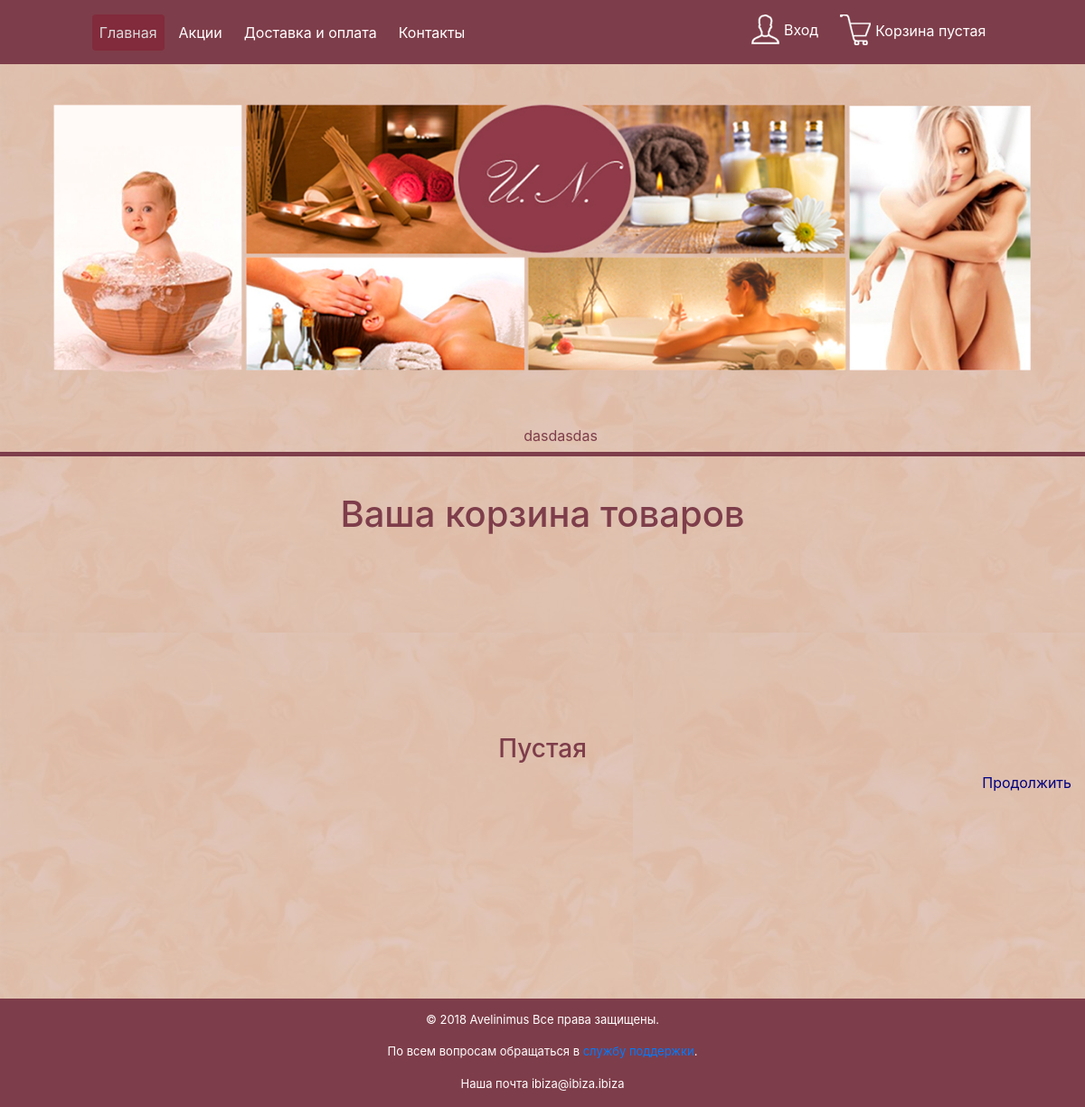
/ru/cart_detail/, run on an earlier commit of the app's database.
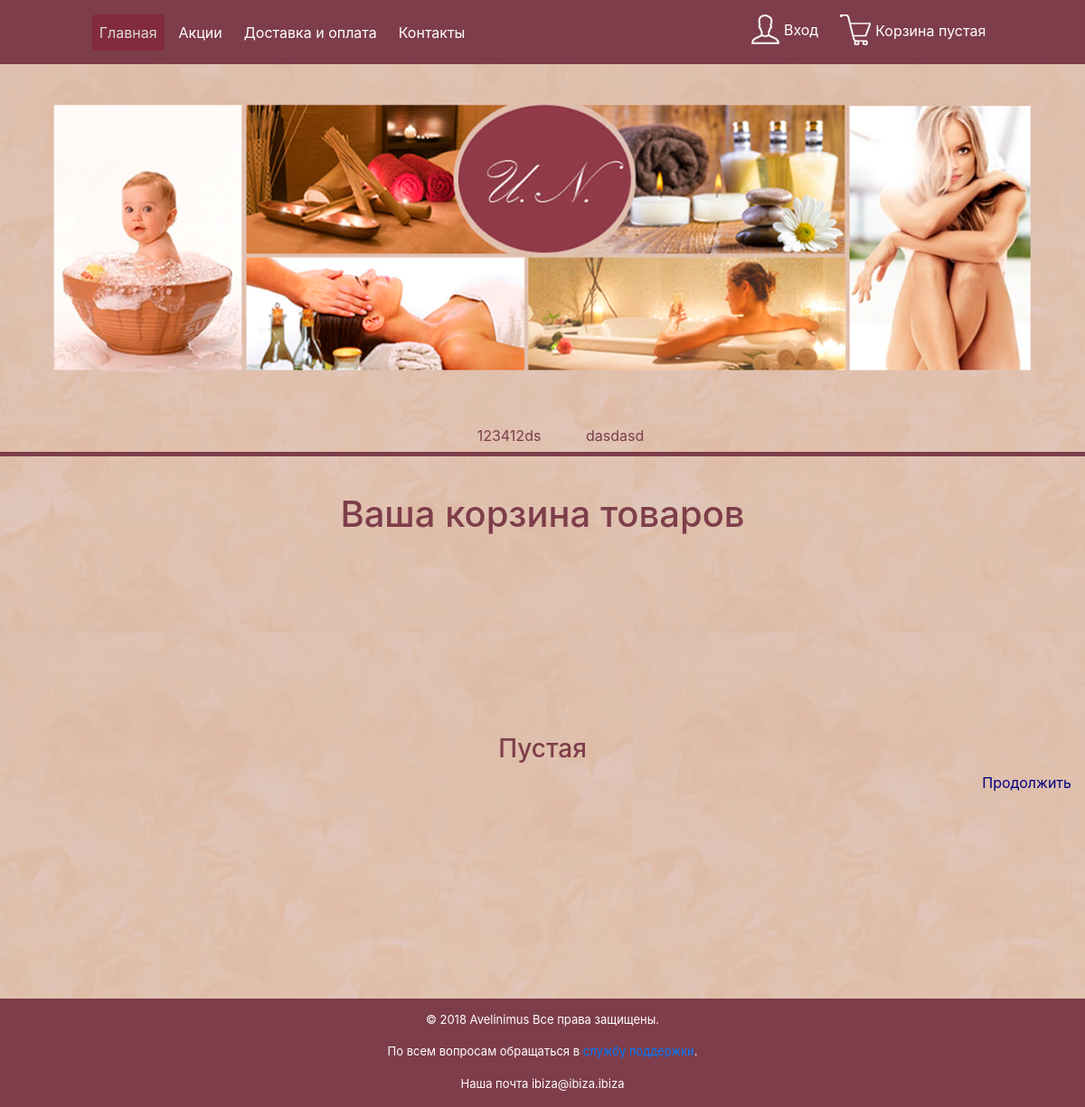
And on a later commit of the database.
### ru/models.py (models this page shows, shortened)
class Category(models.Model):
    class Meta:
        ordering = ['name']
        verbose_name = 'Категория'
        verbose_name_plural = 'Категории'
    name = models.CharField(max_length=100, db_index=True, verbose_name="Категория")
    slug = models.SlugField(max_length=200, db_index=True,
                            unique=True, help_text='Нужно использовать для создания "хороших" URL-ов')
    available = models.BooleanField(default=True, verbose_name="Отображать")
    def get_absolute_url(self):
        return reverse('ru:category_detail', args={self.slug})

### ru/views.py (the view)
def cart_detail(request):
    category_list = Category.objects.all()
    products_list = Products.objects.all()
    cart = Cart(request)
    for item in cart:
        item['update_quantity_form'] = CartAddProductForm(initial={
            'quantity': item['quantity'],
            'update': True
        })
    return render(request, 'ru/cart_detail.html', {
        'category_list': category_list,
        'products_list': products_list,
        'cart': cart
    })

### ru/cart.py (called while the page is built, shortened)
    def __iter__(self):
        product_ids = self.cart.keys()
        products = Products.objects.filter(id__in=product_ids)
        for product in products:
            self.cart[str(product.id)]['product'] = product

    def __len__(self):
        return sum(item['quantity'] for item in self.cart.values())

    def get_total_price(self):
        return sum(Decimal(item['price']) * item['quantity'] for item in self.cart.values())

    def get_total_discount(self):
        return sum(Decimal(item['price']) * item['quantity'] * Decimal(item['discount'])/100 for item in self.cart.values())

    def get_total_price_with_discount(self):
        return self.get_total_price() - self.get_total_discount()

### ru/context_processors.py (called while the page is built)
def cart(request):
    return {'cart': Cart(request)}

### templates/ru/cart_detail.html (shortened to what this page needs)
{% extends "ru/base.html" %}
    {% load static %}
{% block content %}
        <div class="col-12">
        <h1 style="color: #7e3d4a">Ваша корзина товаров</h1>
        </div>
        <div class="col-12">
            {% if not cart.get_total_price_with_discount == 0 %}
                <p>Общая цена всех товаров : {{ cart.get_total_price_with_discount}} грн.</p>
            {% else %}
                <h3 style="text-align: center;color:#7e3d4a;">Пустая</h3>
            {% endif %}
            <p style="text-align: right"><a href="{% url "ru:category_list"%}" style="color: navy">Продолжить </a></p>
        </div>
{% endblock %}

### templates/ru/base.html (shortened to what the changed rows need)
<!DOCTYPE html>
<html lang="en">
<head>
    {% load static %}
    {% load account %}
    <link rel="stylesheet" href = "{% static 'css/styles.css' %}">
    <link rel="stylesheet" href = "{% static 'css/bootstrap_menu.css' %}">
    <link rel="stylesheet" href="https://maxcdn.bootstrapcdn.com/bootstrap/4.0.0/css/bootstrap.min.css">
</head>
<body>
<div class='container-fluid container-fluid-reformat'>
    <div class="row block_02">
        <div class="col-12 categories" style="padding-top: 15px;">
            <ul>
                {% for category in category_list %}
                    {% if category.available %}
                        {% if category.rel_category.count %}
                            <li>
                                <a href="{{ category.get_absolute_url }}">{{ category.name }}</a>
                            </li>
                        {% endif %}
                    {% endif %}
                {% endfor %}
            </ul>
        </div>
    </div>
    <div class="row block_03" style="padding-top: 40px">
        {% block content %}
        {% endblock %}
    </div>
</body>
</html>

What changed in the data, as far as the page shows it:
added Category: name "123412ds"
changed Category: name "dasdasdas" → "dasdasd"
